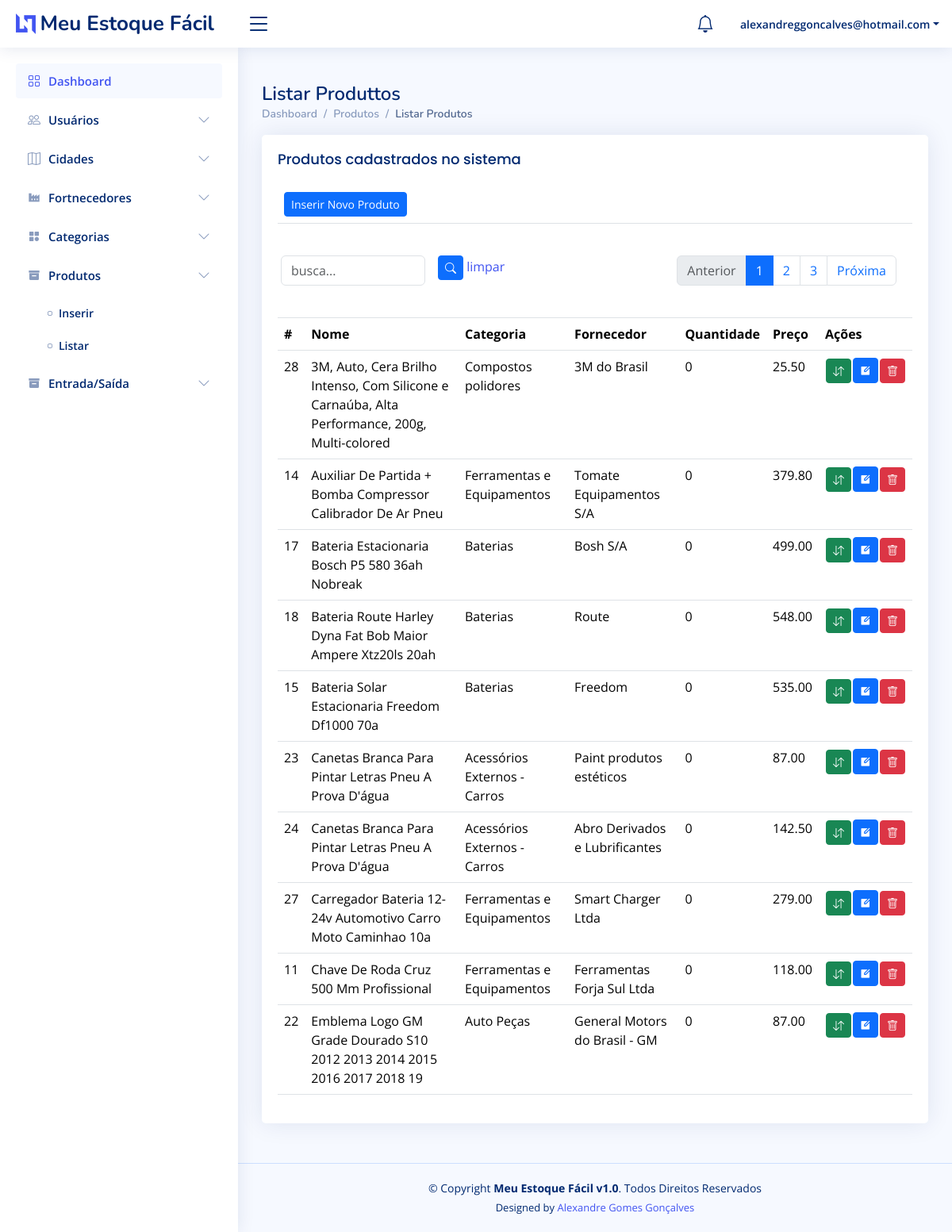
The page /produto/listarProdutos/ (signed in) on the database as committed earlier.
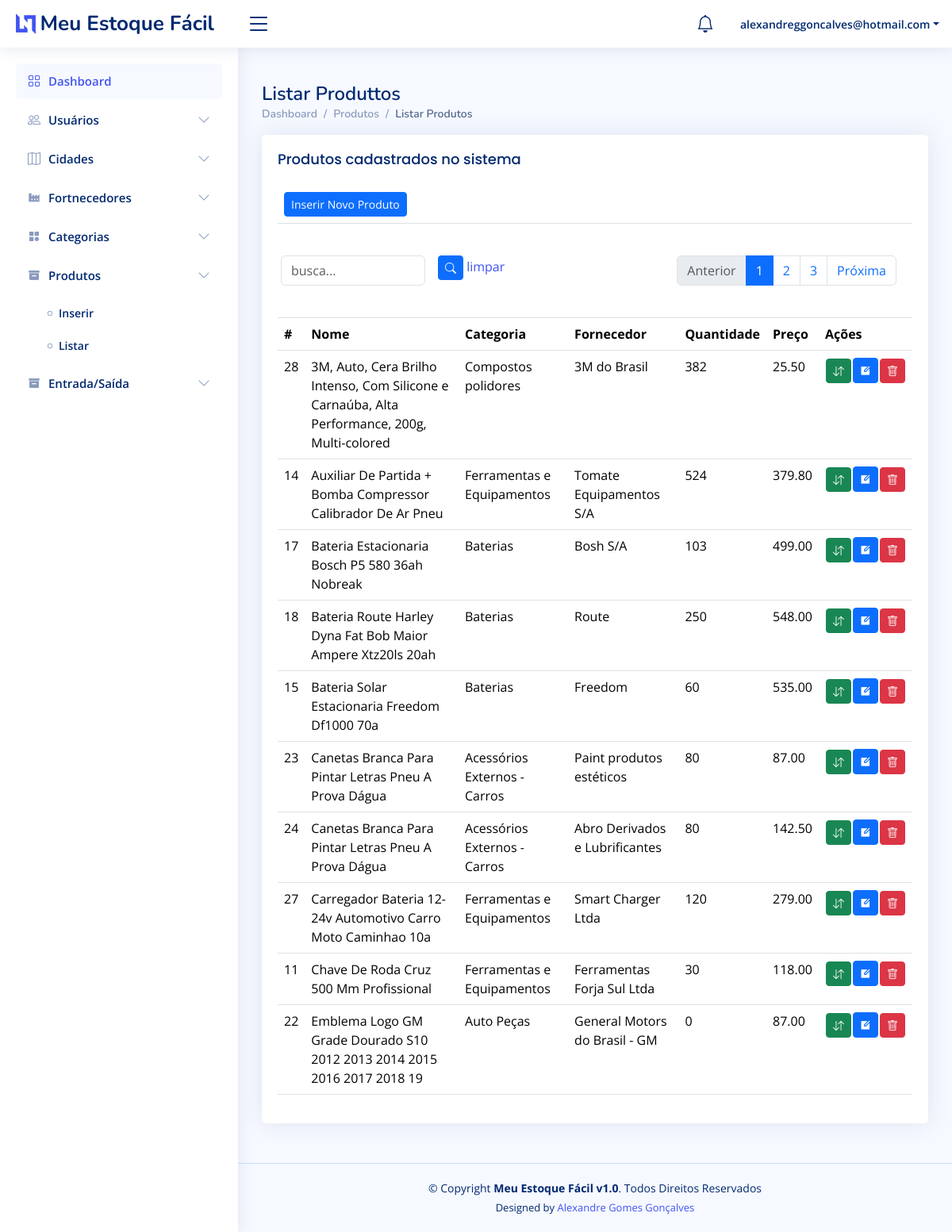
The same page on the database as committed later.
### authuser/models.py (models this page shows, shortened)
class User(AbstractBaseUser, PermissionsMixin):
    email = models.EmailField(blank=True, default='', unique=True)
    name  = models.CharField(max_length=255, blank=True, default='')
    is_active       = models.BooleanField(default=True)
    is_superuser    = models.BooleanField(default=True)
    is_staff        = models.BooleanField(default=True)
    date_joined = models.DateTimeField(default=timezone.now)
    last_login  = models.DateTimeField(blank=True, null=True)
    objects = CustomUserManager()
    USERNAME_FIELD  = 'email'
    EMAIL_FIELD     = 'email'
    REQUIRED_FIELDS = []
    class Meta:
        verbose_name        = 'User'
        verbose_name_plural = 'Users'

### produto/models.py (models this page shows, shortened)
class Produto(models.Model):
    idProduto       = models.AutoField(primary_key=True)
    idCategoria     = models.ForeignKey(Categoria, blank=False, null=False, on_delete=models.CASCADE)
    idFornecedor    = models.ForeignKey(Fornecedor, blank=False, null=False, on_delete=models.CASCADE)
    nomeProduto     = models.CharField(max_length=255, blank=False, null=False)
    quantidade      = models.IntegerField(default=0, blank=True, null=True)
    preco           = models.DecimalField(default=0, max_digits=10, decimal_places=2)
    dataValidade    = models.DateField(db_default=date.today(),blank=True, null=True)
    descricao       = models.TextField(blank=True, null=True)
    codigoDeBarras  = models.CharField(max_length=255, blank=True, null=True)
    dataEntrada     = models.DateField(auto_now_add=True)
    created_at      = models.DateTimeField(auto_now_add=True)
    updated_at      = models.DateTimeField(auto_now=True)
    class Meta:
        ordering = ['-nomeProduto']

### categoria/models.py (models this page shows, shortened)
class Categoria(models.Model):
    idCategoria     = models.AutoField(primary_key=True)
    nomeCategoria   = models.CharField(max_length=255)
    created_at      = models.DateTimeField(auto_now_add=True)
    updated_at      = models.DateTimeField(auto_now=True)
    class Meta:
        ordering = ['-nomeCategoria']
    def __str__(self):
        return self.nomeCategoria

### fornecedor/models.py (models this page shows, shortened)
class Fornecedor(models.Model):
    idFornecedor    = models.AutoField(primary_key=True)
    nomeFornecedor  = models.CharField(max_length=255)
    idCidade        = models.ForeignKey(Cidade, blank=True, null=True, on_delete=models.CASCADE)
    created_at      = models.DateTimeField(auto_now_add=True)
    updated_at      = models.DateTimeField(auto_now=True)
    class Meta:
        ordering = ['-nomeFornecedor']
    def __str__(self):
        return self.nomeFornecedor

### produto/views.py (the view)
# urls.py: path('listarProdutos/', views.listarProdutos, name='listarProdutos'),
@login_required(login_url='/sistema/login/')
def listarProdutos(request):
    if request.method == 'POST':
        Produto.objects.filter(idProduto=request.POST.get('idProduto')).delete()
        return redirect('listarProdutos')
    busca = request.GET.get('busca')
    if busca:
        produtos = Produto.objects.filter(nomeProduto__icontains=busca).order_by('nomeProduto')
    else:
        produtos = Produto.objects.all().order_by('nomeProduto')
    produto_paginator = Paginator(produtos, 10)
    page_num = request.GET.get('page')
    page = produto_paginator.get_page(page_num)
    return render(request, 'listarProdutos.html', {'page': page})

### produto/templates/listarProdutos.html (shortened to what this page needs)
{% extends 'base.html' %}
{% load static %}
{% block navbar %}
    {% include 'sidebar.html' %}
{% endblock %}
{% block content %}
    {% block header %}
        {% include 'header.html' %}
    {% endblock %}
    <main id="main" class="main">
        <div class="pagetitle">
            <h1>Listar Produttos</h1>
            <nav>
                <ol class="breadcrumb">
                    <li class="breadcrumb-item"><a href="/dashboard/">Dashboard</a></li>
                    <li class="breadcrumb-item">Produtos</li>
                    <li class="breadcrumb-item active">Listar Produtos</li>
                </ol>
            </nav>
        </div>
        <section class="section">
            <div class="row">
                <div class="col-lg-12">
                    <div class="card">
                        <div class="card-body">
                            <h5 class="card-title">Produtos cadastrados no sistema</h5>
                            <table class="table table-hover">
                                <thead>
                                    <tr>
                                        <td colspan="7">
                                            <a href="/produto/inserirProduto">
                                                <button class="btn btn-sm btn-primary">Inserir Novo Produto</button>
                                            </a>
                                        </td>
                                    </tr>
                                    <tr>
                                        <td colspan="7">
                                            <div class="row mb-3">
                                                <form class="row g-3">
                                                    <form action="" method="GET">
                                                        <div class="col-md-3">
                                                            <input type="text" class="form-control" id="busca" name="busca" value="{{request.GET.busca}}" placeholder="busca...">
                                                        </div>
                                                        <div class="col-md-3">
                                                            <button type="submit" class="btn btn-sm btn-primary"><i class="bi bi-search"></i></button>
                                                            <a href="/produto/listarProdutos">limpar</a>
                                                        </div>
                                                        <div class="col-md-6">
                                                            <div class="page-links">
                                                                <nav aria-label="...">
                                                                    <ul class="pagination justify-content-end">
                                                                    {% if page.has_previous %}
                                                                        <li class="page-item">
                                                                            <a class="page-link" href="/produto/listarProdutos/?page={{page.previous_page_number}}&busca={{request.GET.busca}}" tabindex="-1">Anterior</a>
                                                                        </li>
                                                                    {% else %}
                                                                        <li class="page-item disabled">
                                                                            <a class="page-link" href="#" tabindex="-1" aria-disabled="true">Anterior</a>
                                                                        </li>
                                                                    {% endif %}
                                                                    {% for pageNum in page.paginator.page_range %}
                                                                        {% if page.number == pageNum %}
                                                                            <li class="page-item active"><a class="page-link" href="#">{{pageNum}}</a></li>
                                                                        {% else %}
                                                                            <li class="page-item"><a class="page-link" href="/produto/listarProdutos/?page={{pageNum}}&busca={{request.GET.busca}}">{{pageNum}}</a></li>
                                                                        {% endif %}
                                                                    {% endfor %}
                                                                    {% if page.has_next %}
                                                                        <li class="page-item">
                                                                            <a class="page-link" href="/produto/listarProdutos/?page={{page.next_page_number}}&busca={{request.GET.busca}}">Próxima</a>
                                                                        </li>
                                                                    {% else %}
                                                                        <li class="page-item disabled">
                                                                            <a class="page-link" href="#" aria-disabled="true">Próxima</a>
                                                                        </li>
                                                                    {% endif %}
                                                                    </ul>
                                                                </nav>
                                                            </div>
                                                        </div>
                                                    </form>
                                                </div>
                                            </div>
                                    <tr>
                                        <th scope="col">#</th>
                                        <th scope="col">Nome</th>
                                        <th scope="col">Categoria</th>
                                        <th scope="col">Fornecedor</th>
                                        <th scope="col">Quantidade</th>
                                        <th scope="col">Preço</th>
                                        <th>Ações</th>
                                    </tr>
                                <tbody>
                                    {% for produto in page.object_list %}
                                    <tr>
                                        <td scope="col">{{produto.idProduto}}</td>
                                        <td scope="col">{{produto.nomeProduto}}</td>
                                        <td scope="col">{{produto.idCategoria}}</td>
                                        <td scope="col">{{produto.idFornecedor}}</td>
                                        <td scope="col">{{produto.quantidade}}</td>
                                        <td scope="col">{{produto.preco}}</td>
                                        <td>
                                            <table>
                                                <tr>
                                                    <td>
                                                        <a href="#">
                                                            <button class="btn btn-sm btn-success" alt="editar"><i class="bi bi-arrow-down-up" data-bs-toggle="tooltip" data-bs-placement="bottom" title="Registrar Entrada/Saída" onClick="entradaSaida('{{produto.codigoDeBarras}}')"></i></button>
                                                        </a>
                                                    </td>
                                                    <td>
                                                        <a href="/produto/editarProduto/{{produto.idProduto}}?id={{produto.idProduto}}">
                                                            <button class="btn btn-sm btn-primary" alt="editar"><i class="ri-edit-box-fill" data-bs-toggle="tooltip"></i></button>
                                                        </a>
                                                    </td>
                                                    <td>
                                                        <form action="" method="post">
                                                            <button type="button" class="btn btn-danger btn-sm" data-bs-toggle="modal" data-bs-target="#delete{{produto.idProduto}}"><i class="bi bi-trash"></i></button>
                                                        </form>
                                                    </td>
                                                </tr>
                                            </table>
                                        </td>
                                    </tr>
                                    {% endfor %}
                                </tbody>
                        </div>
                    </div>
                </div>
        </section>
    </main>
{% endblock %}

### sistema/templates/header.html (shortened to what this page needs)
{% load static %}
  <header id="header" class="header fixed-top d-flex align-items-center">
    <div class="d-flex align-items-center justify-content-between">
      <a href="/" class="logo d-flex align-items-center">
        <img src="{% static 'img/logo.png' %}" alt="">
        <span class="d-none d-lg-block">Meu Estoque Fácil</span>
      </a>
      <i class="bi bi-list toggle-sidebar-btn"></i>
    </div>
    <nav class="header-nav ms-auto">
      <ul class="d-flex align-items-center">
        <li class="nav-item dropdown">
          <a class="nav-link nav-icon" href="#" data-bs-toggle="dropdown">
            <i class="bi bi-bell"></i>
          </a>
        </li>
        <li class="nav-item dropdown pe-3">
          <a class="nav-link nav-profile d-flex align-items-center pe-0" href="#" data-bs-toggle="dropdown">
            <span class="d-none d-md-block dropdown-toggle ps-2">{{request.user}}</span>
          </a>
        </li>
      </ul>
    </nav>
  </header>

Rows that differ between the two databases and show on the page:
changed Produto "Compostos polidores": quantidade "0" → "382"
changed Produto "Auxiliar De Partida + Bomba Compressor Calibrador De Ar Pneu": quantidade "0" → "524"
changed Produto "Bateria Estacionaria Bosch P5 580 36ah Nobreak": quantidade "0" → "103"
changed Produto "Bateria Route Harley Dyna Fat Bob Maior Ampere Xtz20ls 20ah": quantidade "0" → "250"
changed Produto "Bateria Solar Estacionaria Freedom Df1000 70a": quantidade "0" → "60"
changed Produto "Paint produtos estéticos": nomeProduto "Canetas Branca Para Pintar Letras Pneu A Prova D'água" → "Canetas Branca Para Pintar Letras Pneu A Prova Dágua"; quantidade "0" → "80"
changed Produto "Abro Derivados e Lubrificantes": nomeProduto "Canetas Branca Para Pintar Letras Pneu A Prova D'água" → "Canetas Branca Para Pintar Letras Pneu A Prova Dágua"; quantidade "0" → "80"
changed Produto "Carregador Bateria 12-24v Automotivo Carro Moto Caminhao 10a": quantidade "0" → "120"
changed Produto "Chave De Roda Cruz 500 Mm Profissional": quantidade "0" → "30"
